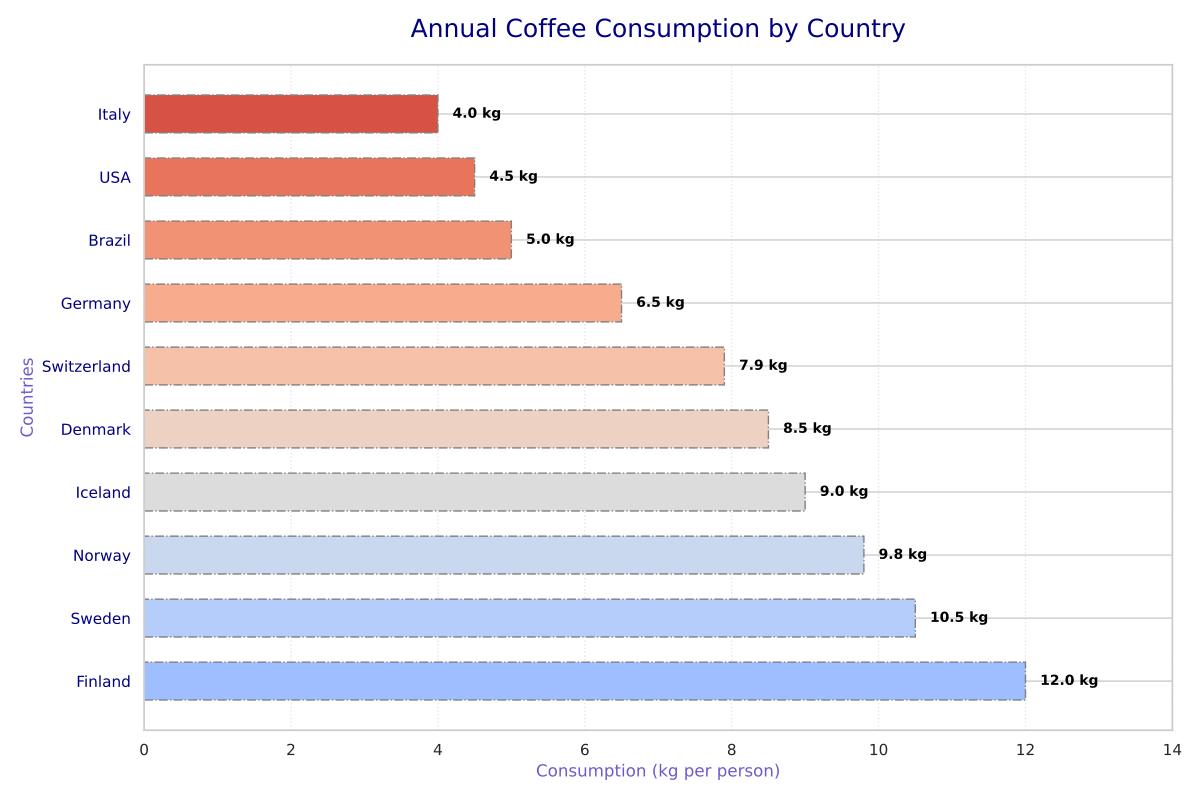

Reproduce this figure in Python.
import matplotlib.pyplot as plt
import numpy as np
import matplotlib.colors as mcolors

countries = ['Finland', 'Sweden', 'Norway', 'Iceland', 'Denmark', 
             'Switzerland', 'Germany', 'Brazil', 'USA', 'Italy']
consumption = np.array([12.0, 10.5, 9.8, 9.0, 8.5, 7.9, 6.5, 5.0, 4.5, 4.0])

color_map = plt.get_cmap("coolwarm")
colors = color_map(np.linspace(0.3, 0.9, len(countries)))

fig, ax = plt.subplots(figsize=(12, 8))
bars = ax.barh(countries, consumption, color=colors, height=0.6, edgecolor='grey', linestyle='-.')

for bar, value in zip(bars, consumption):
    ax.text(value + 0.2, bar.get_y() + bar.get_height() / 2, f'{value:.1f} kg', 
            va='center', fontsize=10, color='black', weight='bold')

ax.set_title('Annual Coffee Consumption by Country', fontsize=18, color='navy', pad=20)
ax.set_xlabel('Consumption (kg per person)', fontsize=12, color='slateblue')
ax.set_ylabel('Countries', fontsize=12, color='slateblue')

ax.set_xlim(0, max(consumption) + 2)
ax.xaxis.grid(True, linestyle=':', color='lightgray', alpha=0.6)
ax.set_axisbelow(True)

ax.set_yticks(np.arange(len(countries)))
ax.set_yticklabels(countries, fontsize=11, color='navy')

plt.tight_layout()

plt.show()
